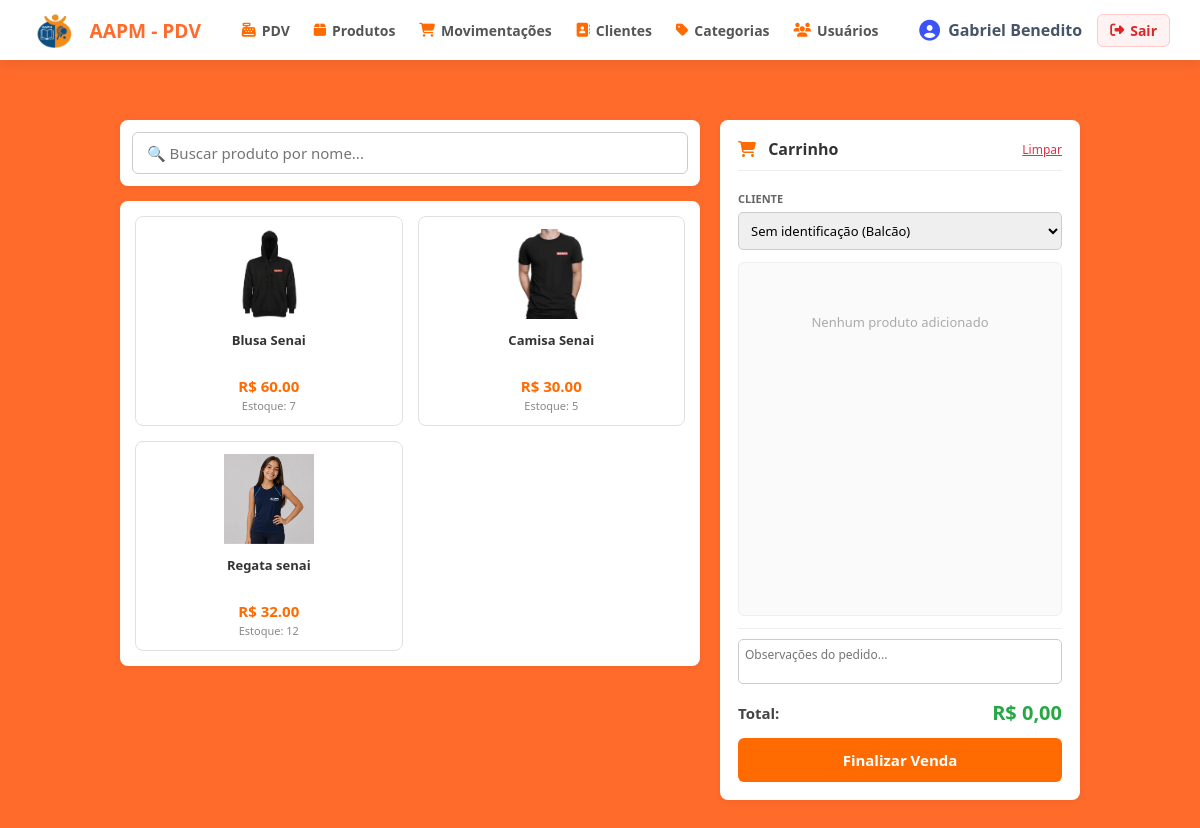
Page /pdv/ (signed in) on the earlier database version.
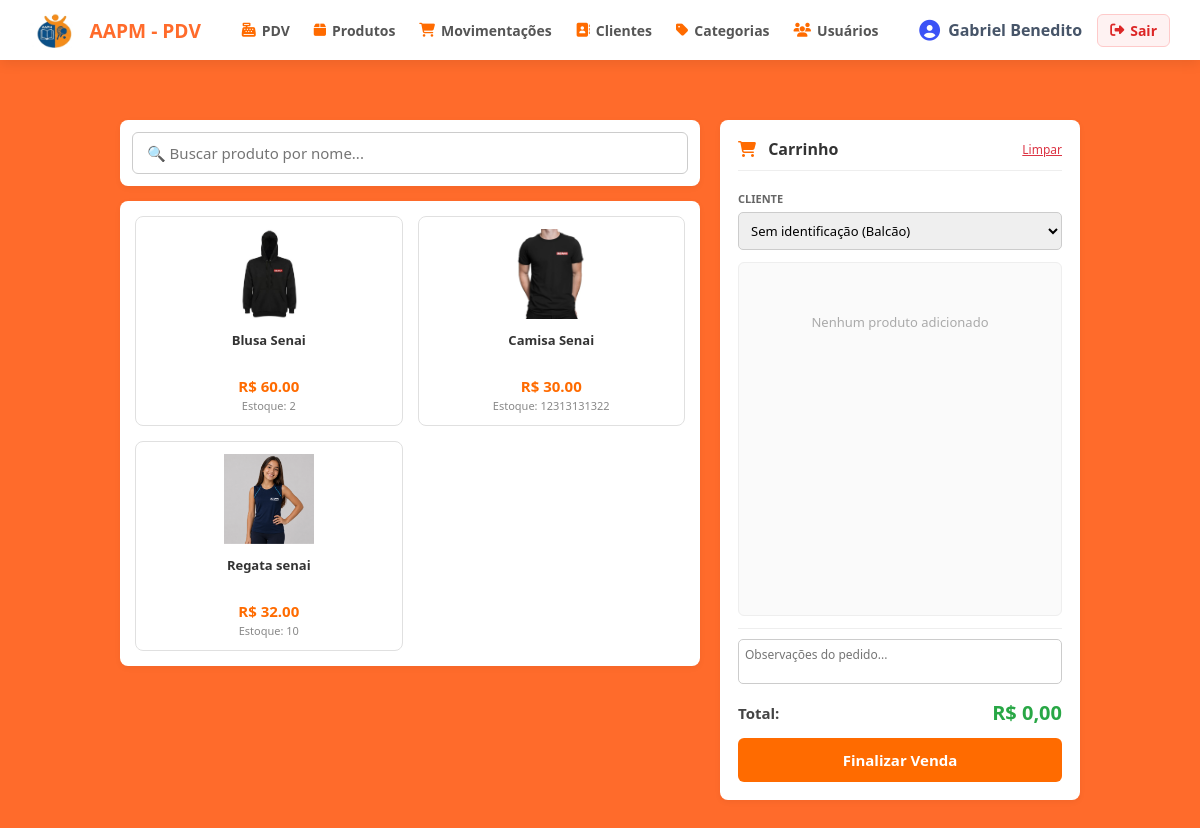
Same page on the later database version.
### app/models/produto.py (models this page shows, shortened)
class Produto(Base):
    __tablename__ = "produtos"
    id = Column(Integer, primary_key=True, autoincrement=True, index=True)
    nome = Column(String(150), nullable=False, index=True)
    preco = Column(Float, nullable=False, default=0.0)
    estoque_atual = Column(Integer, nullable=False, default=0)
    ativo = Column(Boolean, default=True)
    imagem_path = Column(String(255), nullable=True)
    categoria_id = Column(Integer, ForeignKey("categorias.id", ondelete="SET NULL"), nullable=True )
    categoria = relationship("Categoria", back_populates="produtos")

### app/controllers/pdv_controller.py (the view)
@router.get("/")
def tela_pdv(
    request: Request,
    db: Session = Depends(get_db),
    usuario = Depends(get_usuario_logado)
):
    produtos  = (
        db.query(Produto)
        .filter(Produto.ativo == True, Produto.estoque_atual > 0)
        .order_by(Produto.nome)
        .all()
    )
    clientes  = (
        db.query(Cliente)
        .filter(Cliente.ativo == True)
        .order_by(Cliente.nome)
        .all()
    )
    return templates.TemplateResponse(
        request,
        "pdv/index.html",
        {
            "request":            request,
            "usuario":            usuario,
            "produtos":           produtos,
            "clientes":           clientes,
            "desconto_associado": DESCONTO_ASSOCIADO,
        }
    )

### app/templates/pdv/index.html (shortened to what this page needs)
{% extends "base.html" %}
{% block content %}
<div style="width: 100%; max-width: 1400px; margin: 0 auto; padding: 20px; box-sizing: border-box; font-family: Arial, sans-serif;">
    <div style="display: flex; gap: 20px; align-items: flex-start;">
        <div style="flex: 1; display: flex; flex-direction: column; gap: 15px;">
            <div style="background: #fff; padding: 12px; border-radius: 8px; box-shadow: 0 2px 6px rgba(0,0,0,0.05);">
                <input type="text" id="busca-produto" onkeyup="filtrarProdutos()" placeholder="🔍 Buscar produto por nome..." style="width: 100%; padding: 10px 14px; border: 1px solid #ccc; border-radius: 6px; font-size: 15px; box-sizing: border-box; outline: none;">
            </div>
            <div id="grade-produtos" style="display: grid; grid-template-columns: repeat(auto-fill, minmax(180px, 1fr)); gap: 15px; background: #fff; padding: 15px; border-radius: 8px; box-shadow: 0 2px 6px rgba(0,0,0,0.05); max-height: calc(100vh - 180px); overflow-y: auto;">
                {% for produto in produtos %}
                <div class="card-produto" data-nome="{{ produto.nome|lower }}" onclick="adicionarAoCarrinho({{ produto.id }}, '{{ produto.nome }}', {{ produto.preco }}, {{ produto.estoque_atual }})" style="border: 1px solid #e0e0e0; border-radius: 8px; padding: 12px; text-align: center; cursor: pointer; transition: transform 0.1s, box-shadow 0.1s; background: #fff; display: flex; flex-direction: column; justify-content: space-between; height: 210px; box-sizing: border-box;">
                    <div style="height: 90px; display: flex; align-items: center; justify-content: center; margin-bottom: 8px;">
                        {% if produto.imagem_path %}
                            <img src="/static/{{ produto.imagem_path }}" alt="{{ produto.nome }}" style="max-height: 100%; max-width: 100%; object-fit: contain;">
                        {% else %}
                            <i class="fa-regular fa-image" style="font-size: 32px; color: #ccc;"></i>
                        {% endif %}
                    </div>
                    <div style="font-weight: bold; font-size: 13px; color: #333; line-height: 1.2; height: 32px; overflow: hidden; display: -webkit-box; -webkit-line-clamp: 2; -webkit-box-orient: vertical;">
                        {{ produto.nome }}
                    </div>
                    <div style="margin-top: 5px;">
                        <div style="color: #ff6b00; font-weight: bold; font-size: 15px;">
                            R$ {{ "%.2f"|format(produto.preco) }}
                        </div>
                        <div style="color: #888; font-size: 11px; margin-top: 2px;">
                            Estoque: {{ produto.estoque_atual }}
                        </div>
                    </div>
                </div>
                {% endfor %}
            </div>
        </div>
        <div style="width: 360px; background: #fff; border-radius: 8px; box-shadow: 0 2px 6px rgba(0,0,0,0.05); padding: 18px; display: flex; flex-direction: column; height: calc(100vh - 120px); box-sizing: border-box; position: sticky; top: 20px;">
            <h3 style="margin: 0 0 15px 0; font-size: 16px; color: #333; border-bottom: 1px solid #eee; padding-bottom: 10px; display: flex; justify-content: space-between; align-items: center;">
                <span><i class="fa-solid fa-cart-shopping" style="color: #ff6b00; margin-right: 8px;"></i> Carrinho</span>
                <button onclick="limparCarrinho()" style="background: none; border: none; color: #dc3545; font-size: 12px; cursor: pointer; text-decoration: underline;">Limpar</button>
            </h3>
            <form id="form-pdv" action="/pdv/finalizar" method="POST" style="display: flex; flex-direction: column; height: 100%;">
                <div style="margin-bottom: 12px;">
                    <label style="font-size: 11px; font-weight: bold; color: #666; text-transform: uppercase;">Cliente</label>
                    <select name="cliente_id" id="cliente-id" style="width: 100%; padding: 8px; border: 1px solid #ccc; border-radius: 5px; font-size: 13px; margin-top: 4px; outline: none;">
                        <option value="0">Sem identificação (Balcão)</option>
                    </select>
                </div>
                <div id="lista-carrinho" style="flex: 1; overflow-y: auto; border: 1px solid #eee; border-radius: 6px; padding: 10px; margin-bottom: 12px; background: #fafafa;">
                </div>
                <div style="border-top: 1px solid #eee; padding-top: 10px;">
                    <textarea name="observacao" id="observacao" placeholder="Observações do pedido..." style="width: 100%; height: 45px; border: 1px solid #ccc; border-radius: 5px; padding: 6px; font-size: 12px; resize: none; box-sizing: border-box; outline: none; margin-bottom: 10px;"></textarea>
                    <div style="display: flex; justify-content: space-between; align-items: center; margin-bottom: 12px;">
                        <span style="font-size: 15px; font-weight: bold; color: #444;">Total:</span>
                        <span id="valor-total" style="font-size: 20px; font-weight: bold; color: #28a745;">R$ 0,00</span>
                    </div>
                    <button type="button" onclick="submeterVenda()" style="width: 100%; background: #ff6b00; color: #fff; border: none; padding: 12px; border-radius: 6px; font-weight: bold; font-size: 15px; cursor: pointer; transition: background 0.2s;">
                        Finalizar Venda
                    </button>
                </div>
            </form>
        </div>
    </div>
</div>
{% endblock %}

### app/templates/base.html (shortened to what this page needs)
<!DOCTYPE html>
<html lang="pt-br">
<head>
    <link rel="stylesheet" href="https://cdnjs.cloudflare.com/ajax/libs/font-awesome/6.5.1/css/all.min.css">
    <link rel="stylesheet" href="{{ url_for('static', path='CSS/style.css') }}">
</head>
<body>
    <header class="app-header" style="display: flex; justify-content: space-between; align-items: center; padding: 0 30px; height: 60px;">
        <div class="header-brand">
            <img src="{{ url_for('static', path='IMG/logo.png') }}" alt="Logo AAPM" class="header-logo">
            <span>AAPM - PDV</span>
        </div>
        <nav style="display: flex; gap: 24px; align-items: center;">
            <a href="/pdv" style="text-decoration: none; color: #555; font-size: 14px; font-weight: 600; display: flex; align-items: center; gap: 6px;">
                <i class="fa-solid fa-cash-register" style="color: #ff6b00;"></i> PDV
            </a>
            <a href="/produtos" style="text-decoration: none; color: #555; font-size: 14px; font-weight: 600; display: flex; align-items: center; gap: 6px;">
                <i class="fa-solid fa-box" style="color: #ff6b00;"></i> Produtos
            </a>
            <a href="/movimentacoes" style="text-decoration: none; color: #555; font-size: 14px; font-weight: 600; display: flex; align-items: center; gap: 6px;">
                <i class="fa-solid fa-cart-shopping" style="color: #ff6b00;"></i> Movimentações
            </a>
            {% if usuario and (usuario.role == 'admin' or usuario.perfil == 'admin' or usuario.is_admin or usuario == 'admin' or (usuario is mapping and usuario.role == 'admin')) %}
            <a href="/clientes" style="text-decoration: none; color: #555; font-size: 14px; font-weight: 600; display: flex; align-items: center; gap: 6px;">
                <i class="fa-solid fa-address-book" style="color: #ff6b00;"></i> Clientes
            </a>
            <a href="/categorias" style="text-decoration: none; color: #555; font-size: 14px; font-weight: 600; display: flex; align-items: center; gap: 6px;">
                <i class="fa-solid fa-tag" style="color: #ff6b00;"></i> Categorias
            </a>
            <a href="/usuarios" style="text-decoration: none; color: #555; font-size: 14px; font-weight: 600; display: flex; align-items: center; gap: 6px;">
                <i class="fa-solid fa-users" style="color: #ff6b00;"></i> Usuários
            </a>
            {% endif %}
        </nav>
        <div style="display: flex; align-items: center; gap: 15px;">
            <div class="header-user">
                <i class="fa-solid fa-circle-user"></i>
                <span>{{ usuario.nome if usuario else 'Usuário' }}</span>
            </div>
            <a href="/auth/logout" style="text-decoration: none; color: #dc2626; font-size: 14px; font-weight: 600; display: flex; align-items: center; gap: 6px; padding: 6px 12px; border-radius: 6px; background-color: #fef2f2; border: 1px solid #fecaca;" title="Sair do sistema">
                <i class="fa-solid fa-right-from-bracket"></i> Sair
            </a>
        </div>
    </header>
    <main class="app-main">
        {% block content %}
        {% endblock %}
    </main>
</body>
</html>

### app/static/CSS/style.css (style rules this page uses)
* { margin: 0; padding: 0; box-sizing: border-box; font-family: 'Segoe UI', Tahoma, Geneva, Verdana, sans-serif; }
body { background-color: #ff6b2b; color: #1e293b; min-height: 100vh; display: flex; flex-direction: column; }
.app-header { background-color: #ffffff; padding: 1rem 2rem; display: flex; justify-content: space-between; align-items: center; box-shadow: 0 4px 12px rgba(0, 0, 0, 0.08); }
.header-brand { display: flex; align-items: center; gap: 12px; font-weight: 800; font-size: 1.2rem; color: #ff6b2b; }
.header-logo { height: 35px; width: auto; }
.header-user { display: flex; align-items: center; gap: 8px; color: #475569; font-weight: 600; }
.header-user i { font-size: 1.3rem; color: #3b52f6; }
.app-main { max-width: 1000px; width: 90%; margin: 2.5rem auto; display: flex; flex-direction: column; gap: 1.5rem; }

Differences in the rows shown:
changed Produto "Blusa Senai": estoque_atual "7" → "2"
changed Produto "Camisa Senai": estoque_atual "5" → "12313131322"
changed Produto "Regata senai": estoque_atual "12" → "10"
